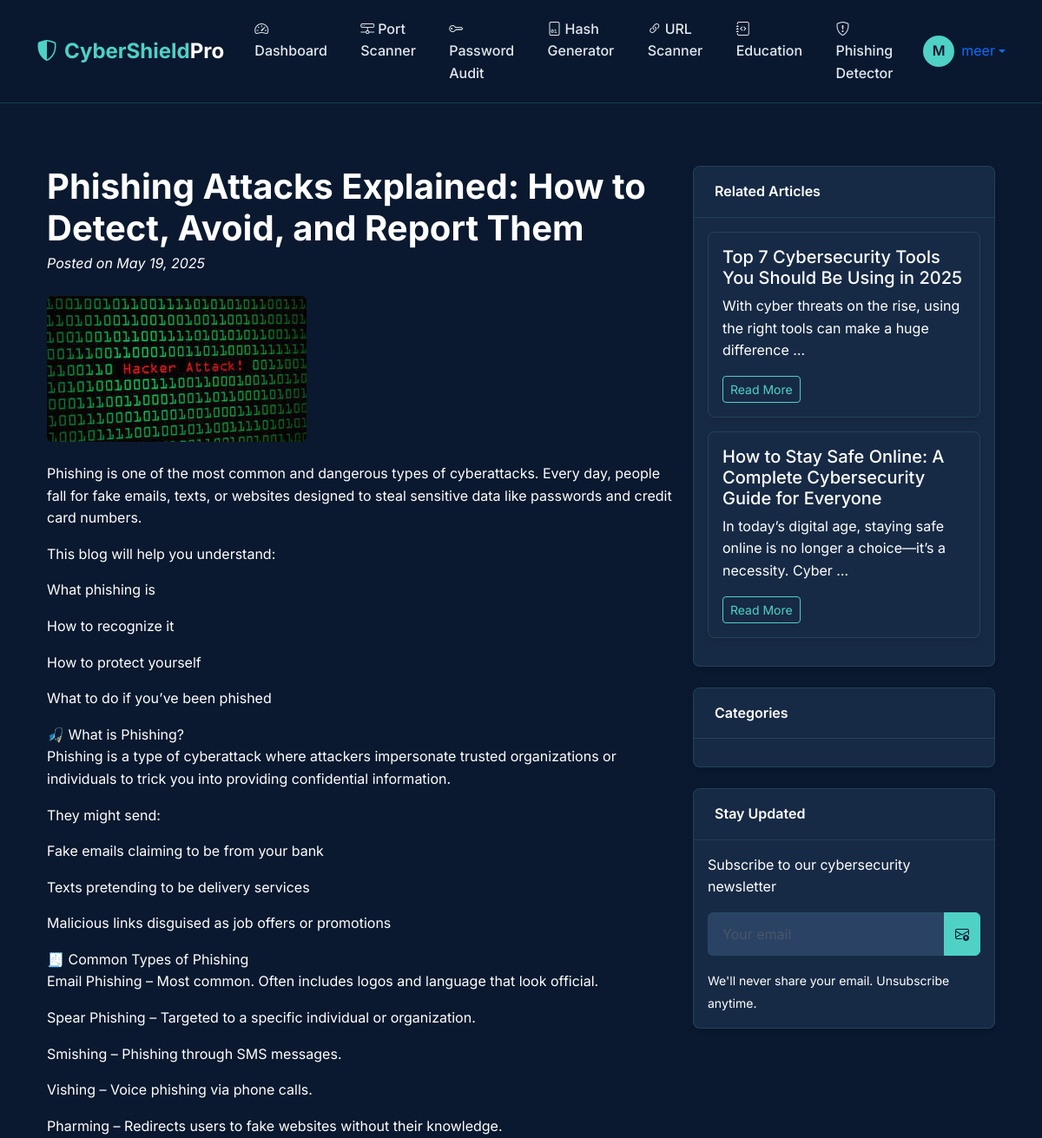
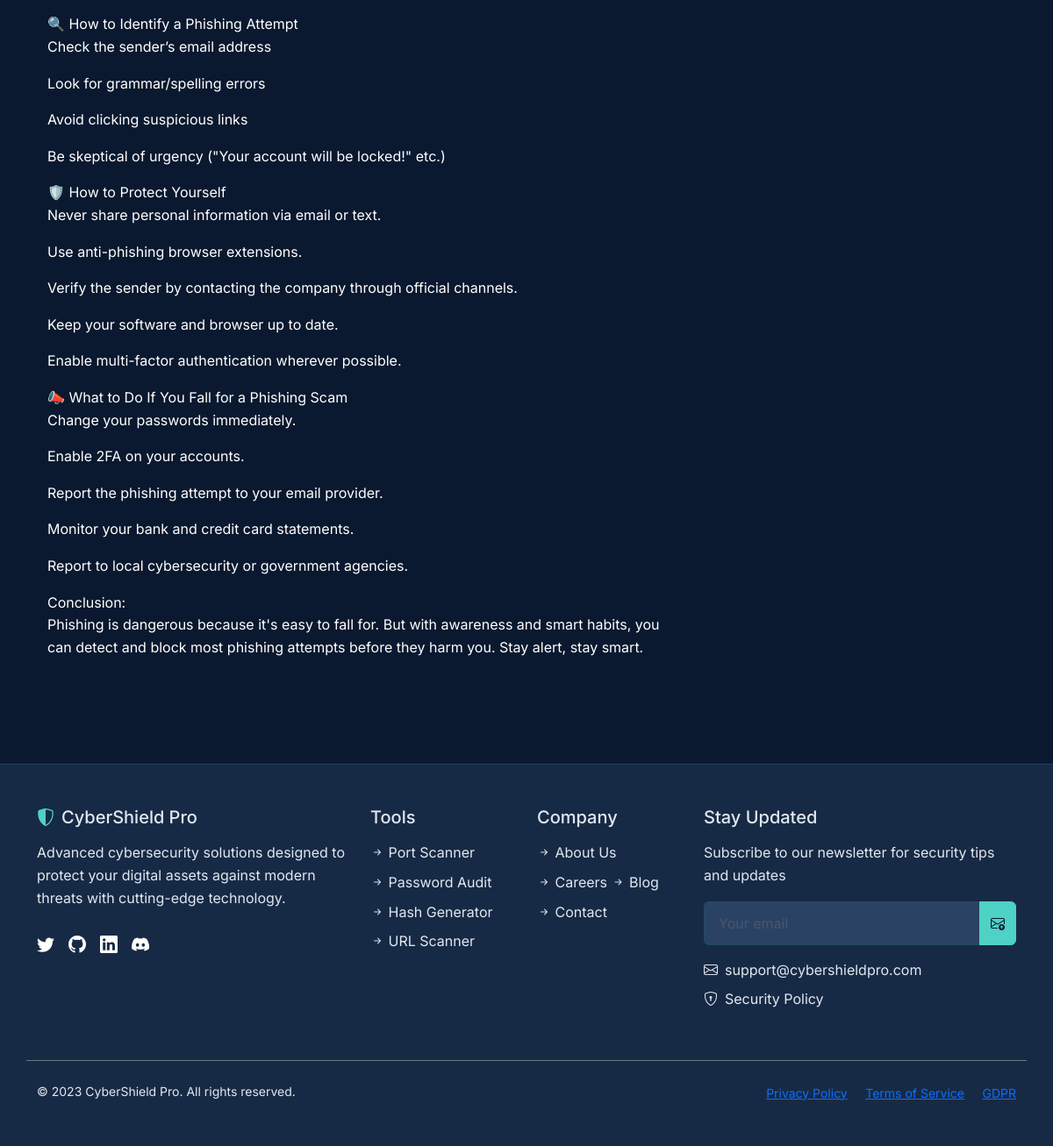
Page /securitytools/education/phishing-attacks-detect-avoid/ (signed in) on the committed database (2 pictures, top to bottom).
### securitytools/models.py (models this page shows, shortened)
class EducationBlog(models.Model):
    title = models.CharField(max_length=200)
    slug = models.SlugField(max_length=200, unique=True)
    content = models.TextField()
    published_date = models.DateTimeField(auto_now_add=True)
    updated_date = models.DateTimeField(auto_now=True)
    is_featured = models.BooleanField(default=False)
    thumbnail = models.ImageField(upload_to='education_thumbnails/', null=True, blank=True)

### securitytools/views.py (the view)
# urls.py: path('education/<slug:slug>/', views.blog_detail, name='blog_detail'),
def blog_detail(request, slug):
    blog = get_object_or_404(EducationBlog, slug=slug)
    related_blogs = EducationBlog.objects.exclude(id=blog.id).order_by('-published_date')[:3]
    return render(request, 'securitytools/blog_detail.html', {
        'blog': blog,
        'related_blogs': related_blogs
    })

### securitytools/templates/securitytools/blog_detail.html (shortened to what this page needs)
{% extends "securitytools/base.html" %}
{% block content %}
<div class="container py-5">
    <div class="row">
        <div class="col-lg-8">
            <article>
                <header class="mb-4">
                    <h1 class="fw-bolder mb-1 text-white">{{ blog.title }}</h1>
                    <div class="text-neutral-200 fst-italic mb-2">
                        Posted on {{ blog.published_date|date:"F d, Y" }}
                    </div>
                </header>
                {% if blog.thumbnail %}
                <figure class="mb-4">
                    <img class="img-fluid rounded" src="{{ blog.thumbnail.url }}" alt="{{ blog.title }}" />
                </figure>
                {% endif %}
                <section class="mb-5 text-neutral-200">
                    {{ blog.content|linebreaks }}
                </section>
            </article>
        </div>
        <div class="col-lg-4">
            <div class="card mb-4 bg-primary-800">
                <div class="card-header bg-primary-700 text-white">Related Articles</div>
                <div class="card-body">
                    <div class="row">
                        {% for related in related_blogs %}
                        <div class="col-sm-12 mb-3">
                            <div class="card h-100 bg-primary-800">
                                <div class="card-body">
                                    <h5 class="card-title text-white">{{ related.title }}</h5>
                                    <p class="card-text text-neutral-200">{{ related.content|truncatewords:15 }}</p>
                                    <a href="{% url 'blog_detail' related.slug %}" class="btn btn-sm btn-outline-primary">Read More</a>
                                </div>
                            </div>
                        </div>
                        {% endfor %}
                    </div>
                </div>
            </div>
            <div class="card mb-4 bg-primary-800">
                <div class="card-header bg-primary-700 text-white">Categories</div>
                <div class="card-body">
                </div>
            </div>
            <div class="card bg-primary-800">
                <div class="card-header bg-primary-700 text-white">Stay Updated</div>
                <div class="card-body">
                    <p class="text-neutral-200">Subscribe to our cybersecurity newsletter</p>
                    <form class="mb-3">
                        <div class="input-group">
                            <input type="email" class="form-control" placeholder="Your email" required>
                            <button class="btn btn-primary" type="submit">
                                <i class="bi bi-envelope-arrow-up"></i>
                            </button>
                        </div>
                    </form>
                    <small class="text-neutral-400">We'll never share your email. Unsubscribe anytime.</small>
                </div>
            </div>
        </div>
    </div>
</div>
{% endblock %}

### securitytools/templates/securitytools/base.html (shortened to what this page needs)
<!DOCTYPE html>
<html lang="en">
<head>
    <link href="https://cdn.jsdelivr.net/npm/bootstrap@5.3.0/dist/css/bootstrap.min.css" rel="stylesheet">
    <link rel="stylesheet" href="https://cdn.jsdelivr.net/npm/bootstrap-icons@1.11.1/font/bootstrap-icons.css">
    <link rel="stylesheet" href="https://cdnjs.cloudflare.com/ajax/libs/animate.css/4.1.1/animate.min.css">
</head>
<body>
    <nav class="navbar navbar-expand-lg navbar-dark sticky-top">
        <div class="container">
            <a class="navbar-brand" href="{% url 'dashboard' %}">
                <i class="bi bi-shield-shaded me-2"></i>CyberShield<span>Pro</span>
            </a>
            <div class="collapse navbar-collapse" id="navbarNav">
                <ul class="navbar-nav me-auto">
                    <li class="nav-item">
                        <a class="nav-link" href="{% url 'dashboard' %}"><i class="bi bi-speedometer2 me-1"></i>Dashboard</a>
                    </li>
                    <li class="nav-item">
                        <a class="nav-link" href="{% url 'port_scan' %}"><i class="bi bi-hdd-network me-1"></i>Port Scanner</a>
                    </li>
                    <li class="nav-item">
                        <a class="nav-link" href="{% url 'password_strength' %}"><i class="bi bi-key me-1"></i>Password Audit</a>
                    </li>
                    <li class="nav-item">
                        <a class="nav-link" href="{% url 'hash_generator' %}"><i class="bi bi-file-binary me-1"></i>Hash Generator</a>
                    </li>
                    <li class="nav-item">
                        <a class="nav-link" href="{% url 'url_scanner' %}"><i class="bi bi-link-45deg me-1"></i>URL Scanner</a>
                    </li>
                    <li class="nav-item">
                        <a class="nav-link" href="{% url 'education_home' %}"><i class="bi bi-journal-code me-1"></i>Education</a>
                    </li>
                    <li class="nav-item">
                        <a class="nav-link" href="{% url 'phishing_detector' %}"><i class="bi bi-shield-exclamation me-1"></i>Phishing Detector</a>
                    </li>
                </ul>
                <div class="d-flex align-items-center">
                    {% if user.is_authenticated %}
                        <div class="dropdown">
                            <a href="#" class="d-flex align-items-center text-decoration-none dropdown-toggle" id="userDropdown" data-bs-toggle="dropdown">
                                <div class="avatar bg-accent text-primary-900 rounded-circle d-flex align-items-center justify-content-center me-2" style="width: 36px; height: 36px;">
                                    {{ user.username|first|upper }}
                                </div>
                                <span class="d-none d-lg-inline">{{ user.username }}</span>
                            </a>
                        </div>
                    {% endif %}
                </div>
            </div>
        </div>
    </nav>
    <main class="container my-4 flex-grow-1">
        {% block content %}{% endblock %}
    </main>
    <footer class="py-5">
        <div class="container">
            <div class="row g-4">
                <div class="col-lg-4 mb-4 mb-lg-0">
                    <h5 class="d-flex align-items-center mb-3">
                        <i class="bi bi-shield-shaded text-accent me-2"></i>
                        <span>CyberShield Pro</span>
                    </h5>
                    <p class="mb-4">Advanced cybersecurity solutions designed to protect your digital assets against modern threats with cutting-edge technology.</p>
                    <div class="d-flex">
                        <a href="#" class="text-white me-3"><i class="bi bi-twitter social-icon"></i></a>
                        <a href="#" class="text-white me-3"><i class="bi bi-github social-icon"></i></a>
                        <a href="#" class="text-white me-3"><i class="bi bi-linkedin social-icon"></i></a>
                        <a href="#" class="text-white"><i class="bi bi-discord social-icon"></i></a>
                    </div>
                </div>
                <div class="col-lg-2 col-md-6 mb-4 mb-md-0">
                    <h5 class="mb-3">Tools</h5>
                    <div class="footer-links">
                        <a href="{% url 'port_scan' %}"><i class="bi bi-arrow-right-short"></i> Port Scanner</a>
                        <a href="{% url 'password_strength' %}"><i class="bi bi-arrow-right-short"></i> Password Audit</a>
                        <a href="{% url 'hash_generator' %}"><i class="bi bi-arrow-right-short"></i> Hash Generator</a>
                        <a href="{% url 'url_scanner' %}"><i class="bi bi-arrow-right-short"></i> URL Scanner</a>
                    </div>
                </div>
                <div class="col-lg-2 col-md-6 mb-4 mb-md-0">
                    <h5 class="mb-3">Company</h5>
                    <div class="footer-links">
                        <a href="#"><i class="bi bi-arrow-right-short"></i> About Us</a>
                        <a href="#"><i class="bi bi-arrow-right-short"></i> Careers</a>
                        <a href="#"><i class="bi bi-arrow-right-short"></i> Blog</a>
                        <a href="#"><i class="bi bi-arrow-right-short"></i> Contact</a>
                    </div>
                </div>
                <div class="col-lg-4 col-md-12">
                    <h5 class="mb-3">Stay Updated</h5>
                    <p class="mb-3">Subscribe to our newsletter for security tips and updates</p>
                    <form class="mb-3">
                        <div class="input-group">
                            <input type="email" class="form-control" placeholder="Your email">
                            <button class="btn btn-primary" type="submit">
                                <i class="bi bi-envelope-arrow-up"></i>
                            </button>
                        </div>
                    </form>
                    <div class="footer-links">
                        <a href="mailto:support@cybershieldpro.com"><i class="bi bi-envelope me-2"></i>support@cybershieldpro.com</a>
                        <a href="#"><i class="bi bi-shield-lock me-2"></i>Security Policy</a>
                    </div>
                </div>
            </div>
            <div class="row mt-5 pt-4 border-top border-secondary">
                <div class="col-md-6 text-center text-md-start">
                    <p class="mb-0 small">&copy; 2023 CyberShield Pro. All rights reserved.</p>
                </div>
                <div class="col-md-6 text-center text-md-end">
                    <div class="d-inline">
                        <a href="#" class="small me-3">Privacy Policy</a>
                        <a href="#" class="small me-3">Terms of Service</a>
                        <a href="#" class="small">GDPR</a>
                    </div>
                </div>
            </div>
        </div>
    </footer>
</body>
</html>

### securitytools/templates/securitytools/base.html (style rules this page uses)
:root { --primary-900: #0a192f; --primary-800: #172a45; --primary-700: #2a4365; --accent-500: #4fd1c5; --accent-400: #81e6d9; --neutral-100: #ffffff; --neutral-200: #e2e8f0; --neutral-700: #4a5568; --danger-500: #fc8181; --warning-500: #f6ad55; --success-500: #68d391; --info-500: #63b3ed; }
body { font-family: 'Inter', sans-serif; background-color: var(--primary-900); color: var(--neutral-100); min-height: 100vh; display: flex; flex-direction: column; line-height: 1.6; }
.navbar { background-color: rgba(10, 25, 47, 0.95) !important; backdrop-filter: blur(8px); -webkit-backdrop-filter: blur(8px); border-bottom: 1px solid rgba(79, 209, 197, 0.2); padding: 0.8rem 0; }
.navbar-brand { font-weight: 700; font-size: 1.5rem; color: var(--accent-500) !important; display: flex; align-items: center; }
.navbar-brand span { color: var(--neutral-100); }
.nav-link { font-weight: 500; color: var(--neutral-200) !important; padding: 0.5rem 1rem !important; margin: 0 0.2rem; position: relative; transition: all 0.3s ease; }
.card { background-color: var(--primary-800); border: 1px solid rgba(79, 209, 197, 0.15); border-radius: 8px; transition: all 0.3s ease; overflow: hidden; box-shadow: 0 4px 6px rgba(0, 0, 0, 0.1); color: var(--neutral-100); }
.card-header { background-color: rgba(23, 42, 69, 0.9); border-bottom: 1px solid rgba(79, 209, 197, 0.15); font-weight: 600; padding: 1rem 1.5rem; color: var(--neutral-100); }
.btn-primary { background-color: var(--accent-500); border-color: var(--accent-500); color: var(--primary-900); font-weight: 600; transition: all 0.3s ease; }
.btn-outline-primary { border-color: var(--accent-500); color: var(--accent-500); background-color: transparent; }
.form-control, .form-select { background-color: var(--primary-700); border: 1px solid rgba(79, 209, 197, 0.2); color: var(--neutral-100); padding: 0.75rem 1rem; }
.form-control::placeholder { color: var(--neutral-700); }
footer { background-color: var(--primary-800); margin-top: auto; border-top: 1px solid rgba(79, 209, 197, 0.15); color: var(--neutral-200); }
.footer-links a { color: var(--neutral-200); text-decoration: none; transition: all 0.3s; display: inline-block; margin-bottom: 0.5rem; }
.social-icon { font-size: 1.25rem; transition: all 0.3s; }
.text-accent { color: var(--accent-500); }
.avatar { background-color: var(--accent-500); color: var(--primary-900); font-weight: 600; }

### rows in the picture
EducationBlog: title "Phishing Attacks Explained: How to Detect, Avoid, and Report Them", published_date "May 19, 2025", thumbnail (picture), content "Phishing is one of the most common and dangerous types of cyberattacks. Every day, people fall for fake emails, texts, or websites designed to steal sensitive data like passwords and credit card numbers. This blog will help you understand: What phishing is How to recognize it How to protect yourself What to do if you’ve been phished 🎣 What is Phishing? Phishing is a type of cyberattack where attackers impersonate trusted organizations or individuals to trick you into providing confidential information. They might send: Fake emails claiming to be from your bank Texts pretending to be delivery services Malicious links disguised as job offers or promotions 🧾 Common Types of Phishing Email…"
EducationBlog: title "Top 7 Cybersecurity Tools You Should Be Using in 2025", content "With cyber threats on the rise, using the right tools can make a huge difference …"
EducationBlog: title "How to Stay Safe Online: A Complete Cybersecurity Guide for Everyone", content "In today’s digital age, staying safe online is no longer a choice—it’s a necessity. Cyber …"

### other values in the picture
{{ user.username|first|upper }} "M"
{{ user.username }} "meer"
